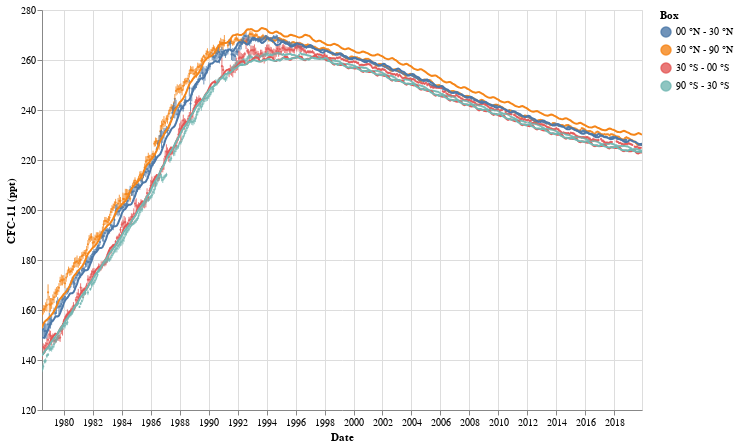

Notebook source saved alongside this figure:
### Markdown cell above
Mole fraction plot

### Code cell
inv.plot_mf()

### Figure 1 — Vega-Lite specification as saved in the notebook (floating-point values rounded to 4 significant figures; data arrays with more than 128 entries replaced by an {"elided": "..."} marker saying what was removed)
{"config": {"view": {"continuousWidth": 400, "continuousHeight": 300}}, "layer": [{"mark": {"type": "point", "filled": true, "size": 5}, "encoding": {"color": {"type": "nominal", "field": "Box"}, "opacity": {"condition": {"value": 0.8, "selection": "selector003"}, "value": 0.1}, "tooltip": [{"type": "temporal", "field": "Date"}, {"type": "quantitative", "field": "Obs"}], "x": {"type": "temporal", "field": "Date", "scale": {"domain": ["1978-07-01T00:00:00", "2019-12-01T00:00:00"]}}, "y": {"type": "quantitative", "field": "Obs", "scale": {"domain": [136.2, 270.4]}, "title": "CFC-11 (ppt)"}}, "selection": {"selector003": {"type": "multi", "fields": ["Box"], "bind": "legend"}, "selector004": {"type": "interval", "bind": "scales", "encodings": ["x", "y"]}}, "transform": [{"calculate": "datum.Obs-datum.Obs_uncertainty", "as": "ymin"}, {"calculate": "datum.Obs+datum.Obs_uncertainty", "as": "ymax"}]}, {"mark": "errorbar", "encoding": {"color": {"type": "nominal", "field": "Box"}, "opacity": {"condition": {"value": 0.8, "selection": "selector003"}, "value": 0.1}, "x": {"type": "temporal", "field": "Date"}, "y": {"type": "quantitative", "field": "ymin", "title": ""}, "y2": {"field": "ymax"}}, "transform": [{"calculate": "datum.Obs-datum.Obs_uncertainty", "as": "ymin"}, {"calculate": "datum.Obs+datum.Obs_uncertainty", "as": "ymax"}]}, {"mark": {"type": "line", "strokeWidth": 2}, "encoding": {"color": {"type": "nominal", "field": "Box"}, "opacity": {"condition": {"value": 1, "selection": "selector003"}, "value": 0.1}, "x": {"type": "temporal", "field": "Date"}, "y": {"type": "quantitative", "field": "Model", "title": ""}}, "transform": [{"calculate": "datum.Obs-datum.Obs_uncertainty", "as": "ymin"}, {"calculate": "datum.Obs+datum.Obs_uncertainty", "as": "ymax"}]}], "data": {"name": "data-24e97196e3f93fa70a013a09fff63e20"}, "height": 400, "width": 600, "$schema": "https://vega.github.io/schema/vega-lite/v4.8.1.json", "datasets": {"data-24e97196e3f93fa70a013a09fff63e20": {"elided": "2160 records"}}}
